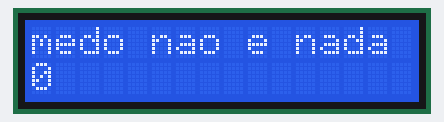
Simulated run of this sketch. Board: Arduino Uno, built with avr-gcc and run on an emulated ATmega328P. On the bench: 16×2 character LCD.

Above: at 0.1 s.
At 4.1 s:
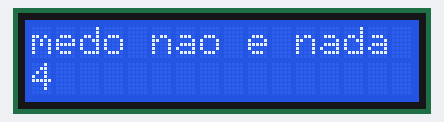
At 9.1 s:
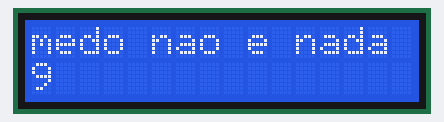
At 19.1 s:
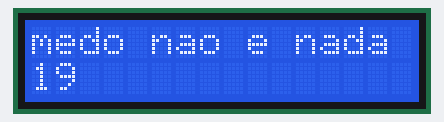
At 29.1 s:
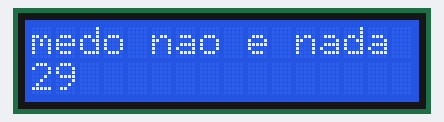
At 39.1 s:
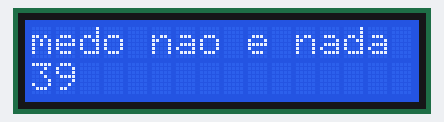

The sketch:

Lcd_program.ino
```cpp
#include <LiquidCrystal.h>
LiquidCrystal lcd(12,11,5,4,3,2);

void setup(){

  lcd.begin(16,2);
}

void loop(){
lcd.setCursor(0,0);
//Print message
lcd.print("medo nao e nada demais por favor");
//set cursor to column 0, line 2
//note line 2 is the secons row since the first row is 0
lcd.setCursor(0,2);
//print the number of seconds since reset;
lcd.print(millis()/1000);
}
```

Measured:
- what the display in image 1 shows lasts 1.0 s, from 4.0 s to 5.0 s
